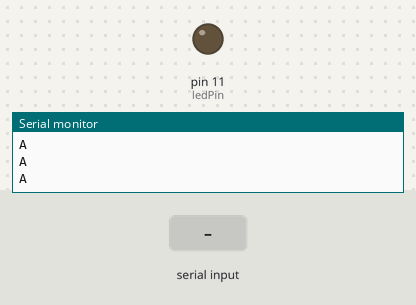
The sketch below on a simulated Arduino Uno, built with avr-gcc and run on an emulated ATmega328P. Shown: output pins drawn as LEDs (lit = HIGH), the last lines printed to the serial monitor. Inputs (shaded band) come from the test bench.

Above: at 1.2 s.
1.3 s: "A90\n" received over Serial
At 2.7 s:
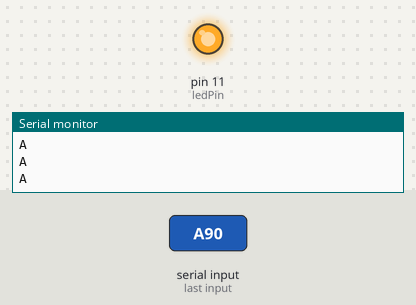
3.0 s: "E90\n" received over Serial
4.5 s: "P90\n" received over Serial
Timing chart, 0 to 7.5 s (numbered marks = the images above; inputs shaded):
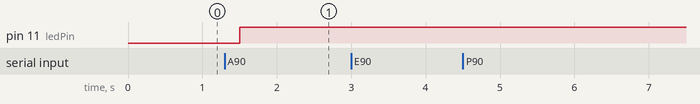

Measured:
- after the input at 1.3 s, pin 11 (ledPin): LOW → HIGH after 0.20 s

The sketch:

ardEmotibit5.ino
```cpp
char val; // Data received from the serial port
int ledPin = 11; // Set the pin to digital I/O 13
bool handshakeDone = false; // Flag to indicate if the handshake is done

void setup() {
  pinMode(ledPin, OUTPUT); // Set pin as OUTPUT
  Serial.begin(9600); // Start serial communication at 9600 bps
}

void loop() {
  if (!handshakeDone) {
    establishContact(); // Perform handshake with Processing
  } else {
    if (Serial.available()) {
      val = Serial.read(); // Read data from Processing

      if (val == 'E') { // EDA data received
        processEDAData(); // Process EDA data
      } else if (val == 'P') { // PPGIR data received
        processPPGIRData(); // Process PPGIR data
      }
    }
  }
}

void establishContact() {
  while (!handshakeDone) {
    if (Serial.available()) {
      val = Serial.read();
      if (val == 'A') {
        Serial.println("A"); // Respond with 'A' to confirm contact
        handshakeDone = true; // Handshake is done
        digitalWrite(ledPin, HIGH); // Turn on the LED to indicate successful handshake
      }
    } else {
      Serial.println("A"); // Send 'A' to request contact
      delay(300);
    }
  }
}

void processEDAData() {
  // Read EDA data from Processing
  long int edaData = Serial.parseInt();

  // Process EDA data as needed
  // ...

  // Send acknowledgement back to Processing
  Serial.println("E" + String(edaData));
}

void processPPGIRData() {
  // Read PPGIR data from Processing
  long int ppgirData = Serial.parseInt();

  // Process PPGIR data as needed
  // ...

  // Send acknowledgement back to Processing
  Serial.println("P" + String(ppgirData));
}
```
